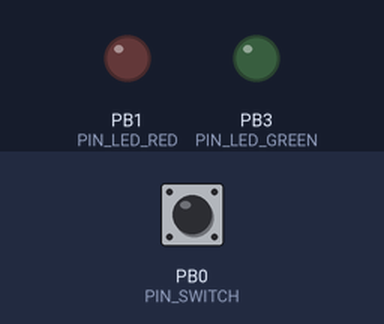
Recording of a program running on a simulated ATtiny13, built with avr-gcc and emulated at 1.2 MHz (the files do not name the chip). Shown: output pins drawn as LEDs (lit = HIGH). The inputs (shaded band) are chosen by the test bench; at power-on: PB0 (PIN_SWITCH) HIGH. Sleep ends after the set time or at an interrupt.

Above: at 2.0 s.
At 4.14 s:
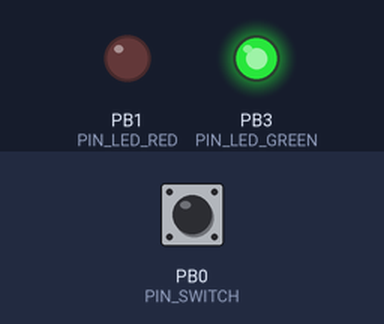
Timing chart, 0 to 5.3 s (numbered marks = the images above):
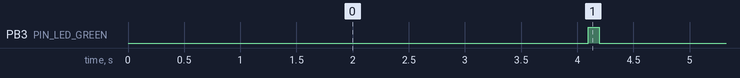

Measured:
- by itself, PB3 (PIN_LED_GREEN): alternates HIGH for 0.10 s and LOW for 4.0 s

The program:

main.cpp
```cpp
#include <avr/io.h>
#include <avr/interrupt.h>
#include <avr/sleep.h>
#include <avr/wdt.h>
#include <util/delay.h>

#define set_bit(sfr, bit) (_SFR_BYTE(sfr) |= _BV(bit))
#define clr_bit(sfr, bit) (_SFR_BYTE(sfr) &= ~_BV(bit))

#define PIN_LED_RED   1
#define PIN_LED_GREEN 3
#define PIN_LED_BLUE  2
#define PIN_SWITCH    0

// After this threshold, the red LED will blink instead of the green LED
#define THRESHOLD_COUNTER_VALUE 1800UL // 2h
// After this value, the device will sleep waiting for interrupt
#define MAX_COUNTER_VALUE (THRESHOLD_COUNTER_VALUE + 1800UL) // + 2h

volatile unsigned int g_counter = 0;

void sleep() {
  set_sleep_mode(SLEEP_MODE_PWR_DOWN);
  sleep_mode();
}

int main(void)
{
  // Disable ADC
  clr_bit(ADCSRA, ADEN);

  // LED pins as output
  set_bit(DDRB, PIN_LED_RED);
  set_bit(DDRB, PIN_LED_GREEN);
  // Pin switch as input
  clr_bit(DDRB, PIN_SWITCH);

  // Pull-up on switch pin
  set_bit(PORTB, PIN_SWITCH);

  // Enables PCIE interrupts on switch
  set_bit(GIMSK, PCIE);
  set_bit(PCMSK, PIN_SWITCH);

  // Change watchdog timer at 4s
  set_bit(WDTCR, WDCE);
  set_bit(WDTCR, WDP3);
  clr_bit(WDTCR, WDP2);
  clr_bit(WDTCR, WDP1);
  clr_bit(WDTCR, WDP0);

  // Enable watchdog
  clr_bit(WDTCR, WDE);
  set_bit(WDTCR, WDTIE);
  set_bit(SREG, SREG_I);

  while (1) {
    if(g_counter == 0) {
      // Acquitement
      set_bit(PORTB, PIN_LED_BLUE);
      _delay_ms(3000);
      clr_bit(PORTB, PIN_LED_BLUE);
      // Enable watchdog
      set_bit(WDTCR, WDTIE);
    } else if(g_counter >= MAX_COUNTER_VALUE) {
      // Stops watchdog
      clr_bit(WDTCR, WDTIE);
    } else {
      uint8_t ledPin = PIN_LED_GREEN;
      if(g_counter > THRESHOLD_COUNTER_VALUE) {
        ledPin = PIN_LED_RED;
      }

      set_bit(PORTB, ledPin);
      _delay_ms(100);
      clr_bit(PORTB, ledPin);
    }

    // sleep until watchdog or switch interrupt
    sleep();
  }

  return 0;
}

ISR(PCINT0_vect) {
  g_counter = 0;
}

ISR(WDT_vect) {
  g_counter++;
}
```
